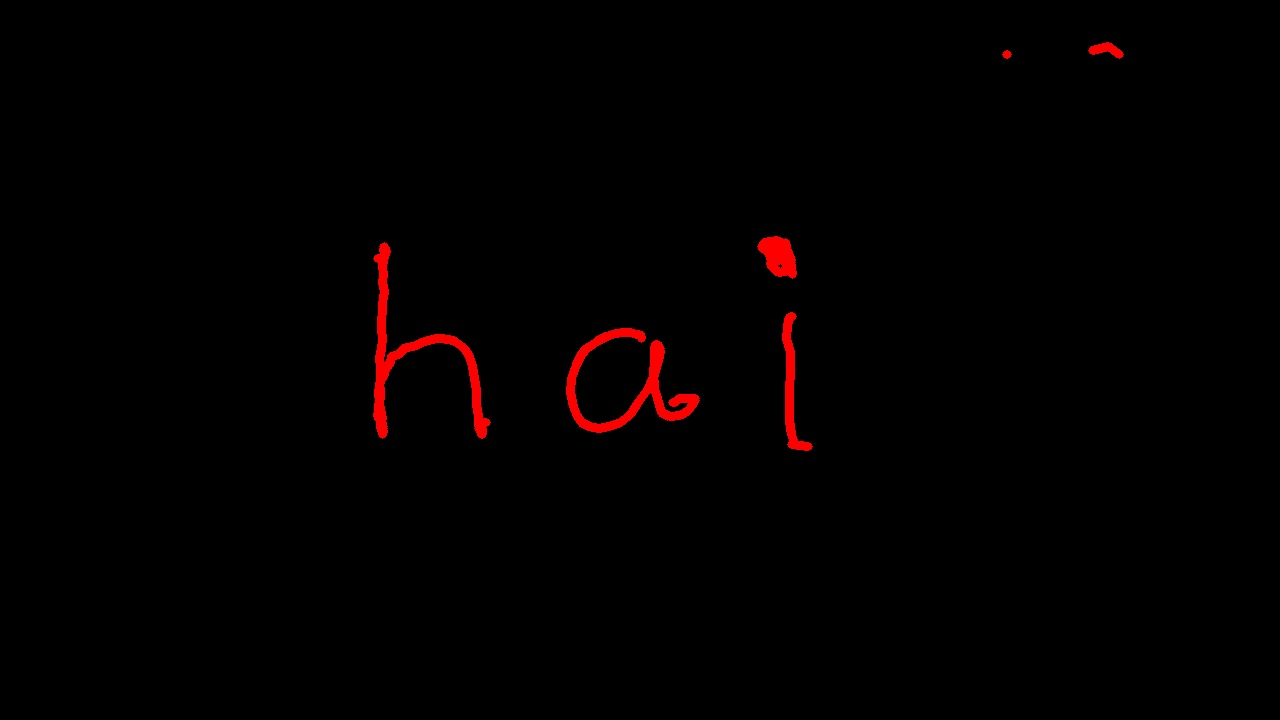
#> input picture images/214538.jpg, 1280 x 720 px, given in place of the camera
$ python main.py
#> lines starting #> are read from the running program, lines starting #| are printed output that depends on the picture; after the words box and inside, x2 and y2 are one past the last pixel; in counts of white or black regions, pixels touching at a corner belong together
# import required packages
import cv2
import numpy as np
import time

blue = True # enables to define blue color

penval = []
penval.append(np.array([88,109,76]))  # low hsv range for blue color
penval.append(np.array([162,255,255])) # high hsv range for blue color

cap = cv2.VideoCapture(0)
cap.set(3,1280)
cap.set(4,720)

kernel = np.ones((5,5),np.uint8)

# Initializing the canvas on which we will draw
canvas = None

# Initilize x1,y1,x2,y2 points
x1, y1 = 0, 0
x2, y2 = 0, 0

# Threshold for noise
noiseth = 800
point = 0

while(1):
    _, frame = cap.read()
#> frame is the input picture: shape (720, 1280, 3); mean B, G, R 0.1, 0.1, 2.8
    frame = cv2.flip( frame, 1 )
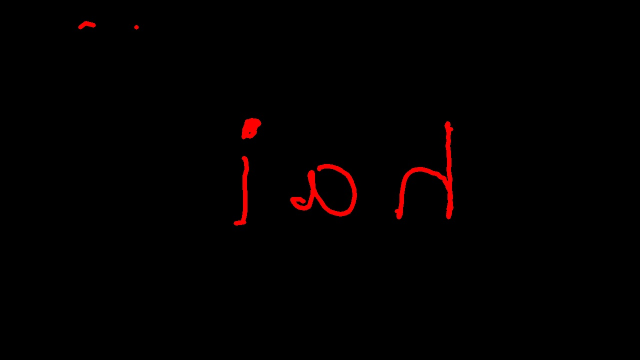
#> frame: shape (720, 1280, 3) (shown at 1/2 size); mean B, G, R 0.1, 0.1, 2.8

    # Initialize the canvas as a black image of the same size as the frame.
    if canvas is None:
        canvas = np.zeros_like(frame)

    # Convert BGR to HSV
    hsv = cv2.cvtColor(frame, cv2.COLOR_BGR2HSV)
#> hsv: shape (720, 1280, 3); mean H, S, V 1.2, 7.9, 2.8

    if blue:
            lower_range = penval[0]
            upper_range = penval[1]

    # define your own custom values for upper and lower range other than blue here.
    else:
       lower_range  = np.array([26,80,147])
       upper_range = np.array([81,255,255])

    mask = cv2.inRange(hsv, lower_range, upper_range)
#> mask: shape (720, 1280); every value is 0

    # Perform morphological operations to get rid of the noise
    mask = cv2.erode(mask,kernel,iterations = 1)
    mask = cv2.dilate(mask,kernel,iterations = 2)

    # Find Contours
    contours, hierarchy = cv2.findContours(mask, cv2.RETR_EXTERNAL, cv2.CHAIN_APPROX_SIMPLE)
#> contours = []

    # Make sure there is a contour present and also its size is bigger than
    # the noise threshold.
    if contours and cv2.contourArea(max(contours,
                                 key = cv2.contourArea)) > noiseth:

        c = max(contours, key = cv2.contourArea)
        x2,y2,w,h = cv2.boundingRect(c)

        # If there were no previous points then save the detected x2,y2 as coordinates as x1,y1.
        if x1 == 0 and y1 == 0:
            x1,y1= x2,y2


        else:
            # Draw the line on the canvas
            canvas = cv2.line(canvas, (x1,y1),(x2,y2), [0,255,0], 8)

        # After the line is drawn the new points become the previous points.
        x1,y1= x2,y2

    else:
        # If there were no contours detected then make x1,y1 = 0
        x1,y1 =0,0

    # Merge the canvas and the frame.
    frame = cv2.add(frame,canvas)


    # Optionally stack both frames and show it.
    stacked = np.hstack((canvas,frame))
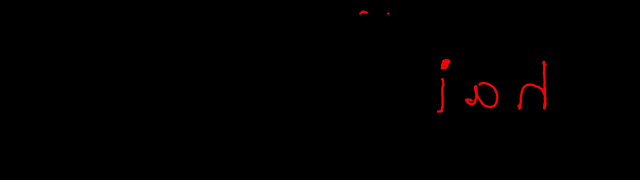
#> stacked: shape (720, 2560, 3) (shown at 1/4 size); mean B, G, R 0, 0, 1.4
    cv2.imshow('Track me if you can',cv2.resize(stacked,None,fx=0.6,fy=0.6))
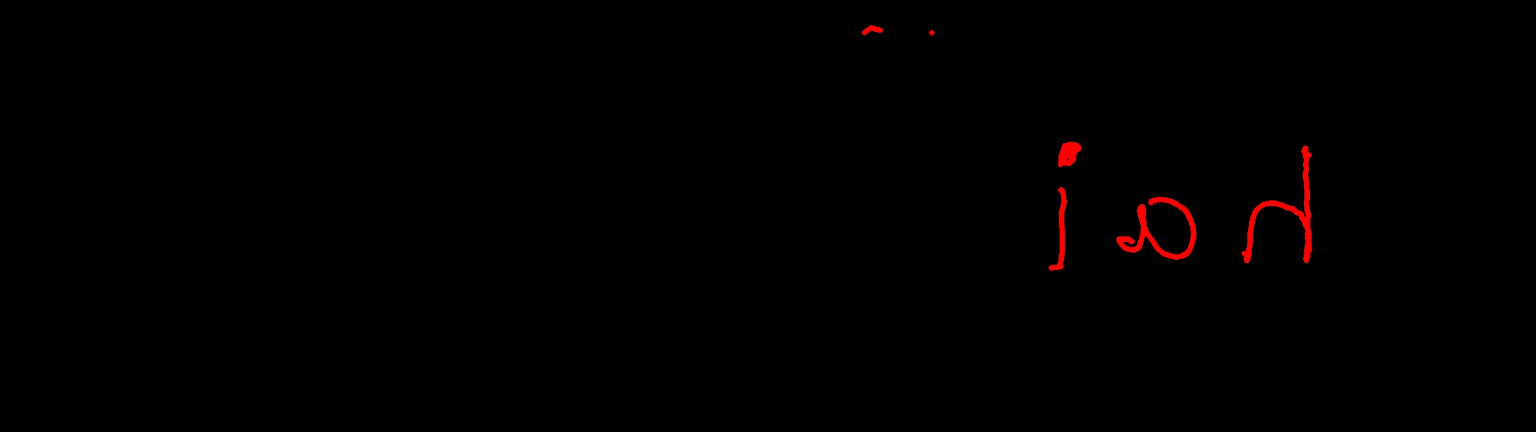
#> window 'Track me if you can': shape (432, 1536, 3); mean B, G, R 0, 0, 1.4

    k = cv2.waitKey(1) & 0xFF
#> (key Esc is pressed here)
    if k == 27:
        break

    # When c is pressed store the current frame
    if k == ord('c'):
        cv2.imwrite('images/result'+str(point)+'.jpg',canvas)
        canvas = None
    point += 1

cv2.destroyAllWindows()
cap.release()

$ run again, on images/215910.jpg
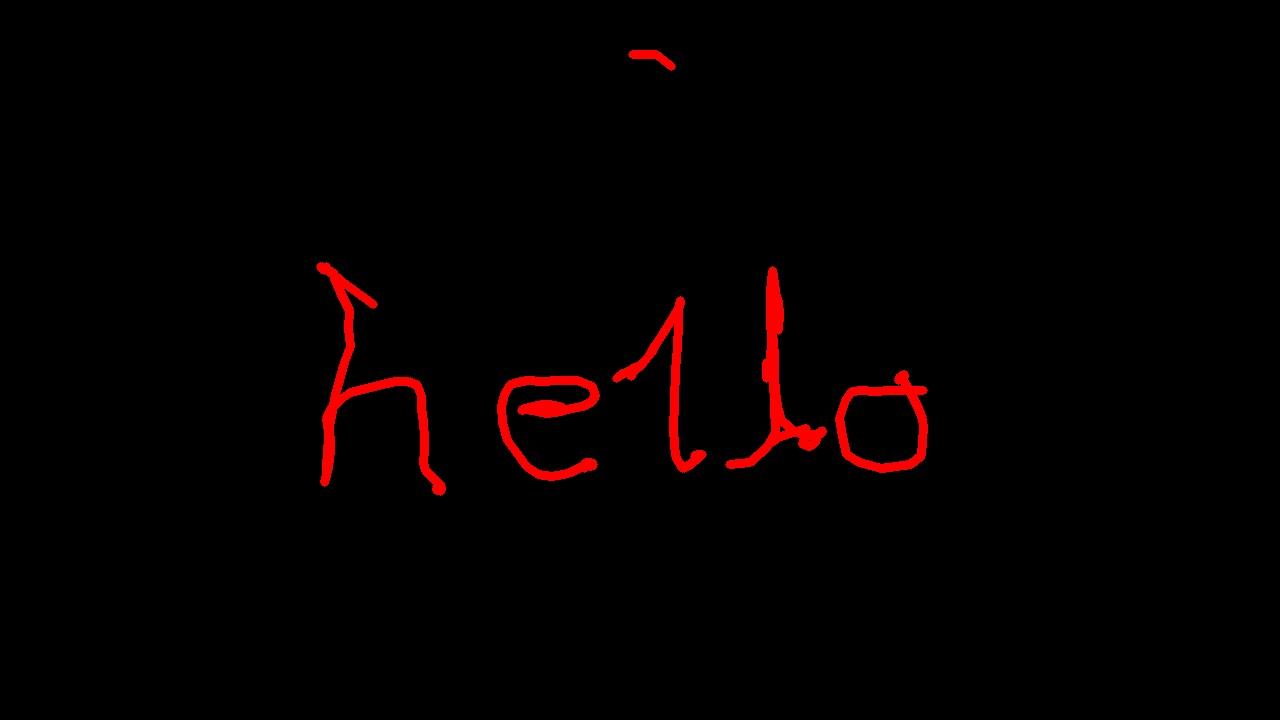
#> input picture images/215910.jpg, 1280 x 720 px, given in place of the camera
#> frame is the input picture: shape (720, 1280, 3); mean B, G, R 0.2, 0.1, 4.8
#> `frame = cv2.flip( frame, 1 )`:
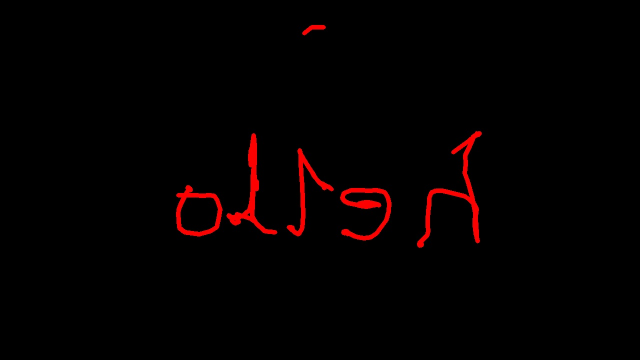
#> frame: shape (720, 1280, 3) (shown at 1/2 size); mean B, G, R 0.2, 0.1, 4.8
#> hsv: shape (720, 1280, 3); mean H, S, V 1.8, 12.1, 4.8
#> mask: shape (720, 1280); every value is 0
#> contours = []
#> `cv2.imshow('Track me if you can',cv2.resize(stacked,None,fx=0.6,fy=0.6))`:
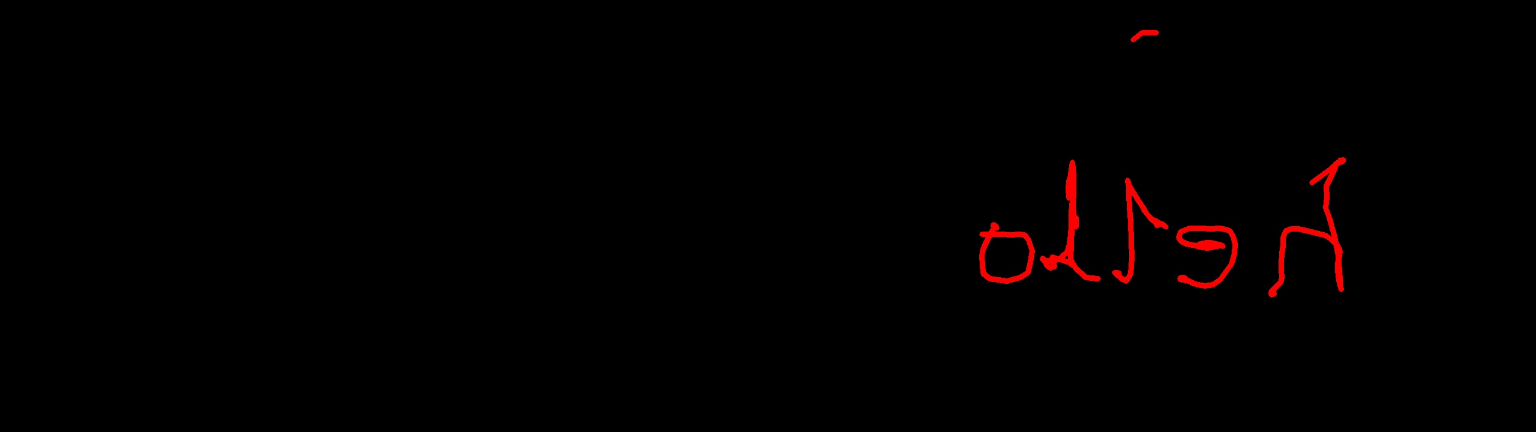
#> window 'Track me if you can': shape (432, 1536, 3); mean B, G, R 0.1, 0.1, 2.4

$ run again, on images/221352.jpg
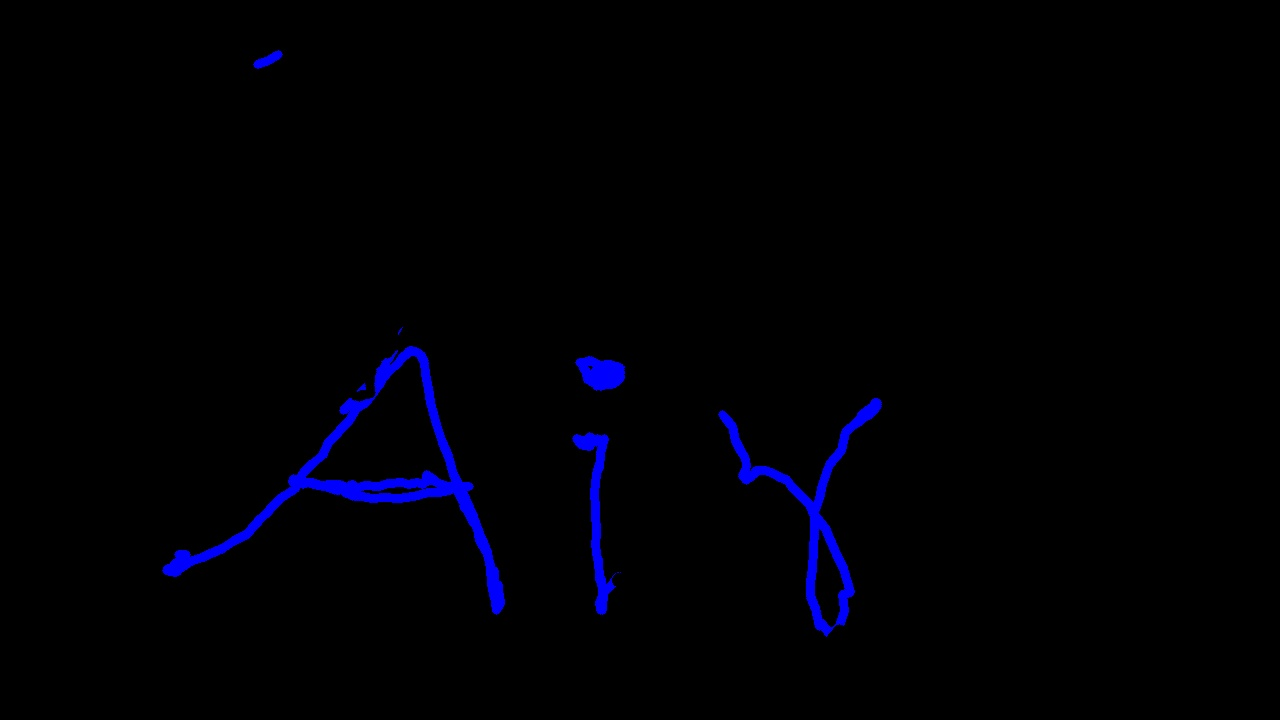
#> input picture images/221352.jpg, 1280 x 720 px, given in place of the camera
#> frame is the input picture: shape (720, 1280, 3); mean B, G, R 4.9, 0.1, 0.1
#> hsv: shape (720, 1280, 3); mean H, S, V 5.2, 12.9, 4.9
#> `mask = cv2.dilate(mask,kernel,iterations = 2)`:
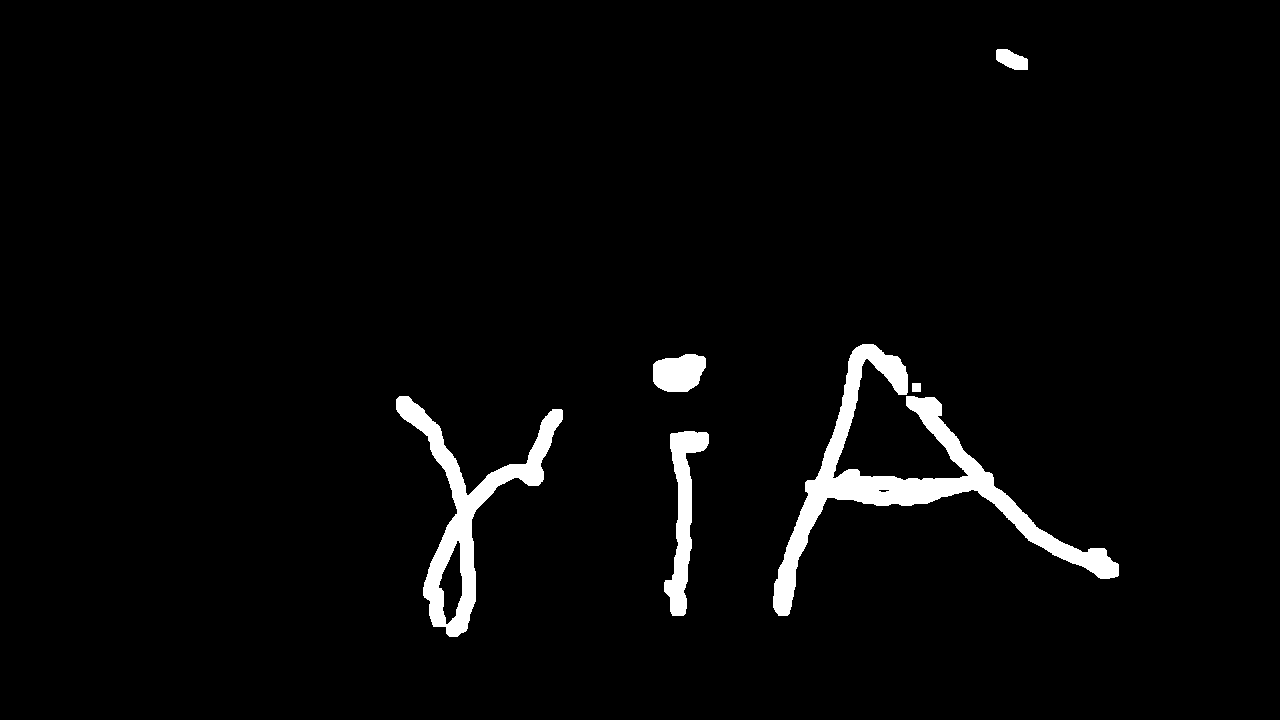
#> mask: shape (720, 1280); 3% white; 6 white regions
#> contours = 6 contours; box (x1, y1, x2, y2) and area: (773, 344, 1119, 616) 13372, (396, 396, 563, 637) 8790, (664, 431, 709, 616) 3057, (653, 354, 706, 392) 1536, (996, 49, 1028, 70) 428, (912, 383, 921, 392) 64
#> c = contour of 702 points, box (x1, y1, x2, y2) (773, 344, 1119, 616), area 13372
#> x2 = 773; y2 = 344; w = 346; h = 272
#> x1 = 773; y1 = 344
#> `cv2.imshow('Track me if you can',cv2.resize(stacked,None,fx=0.6,fy=0.6))`:
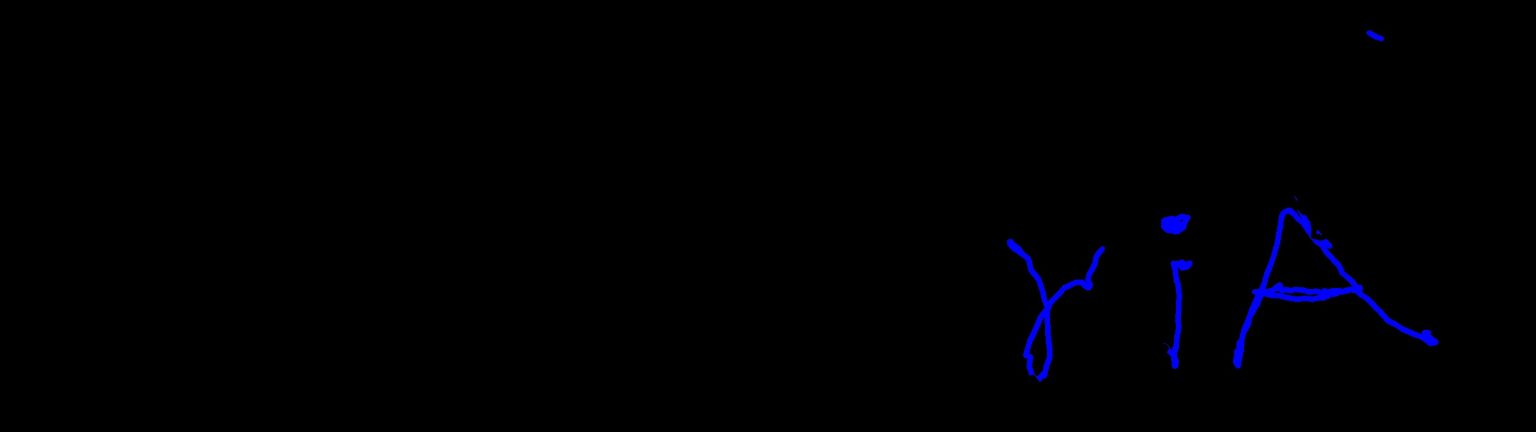
#> window 'Track me if you can': shape (432, 1536, 3); mean B, G, R 2.4, 0, 0
